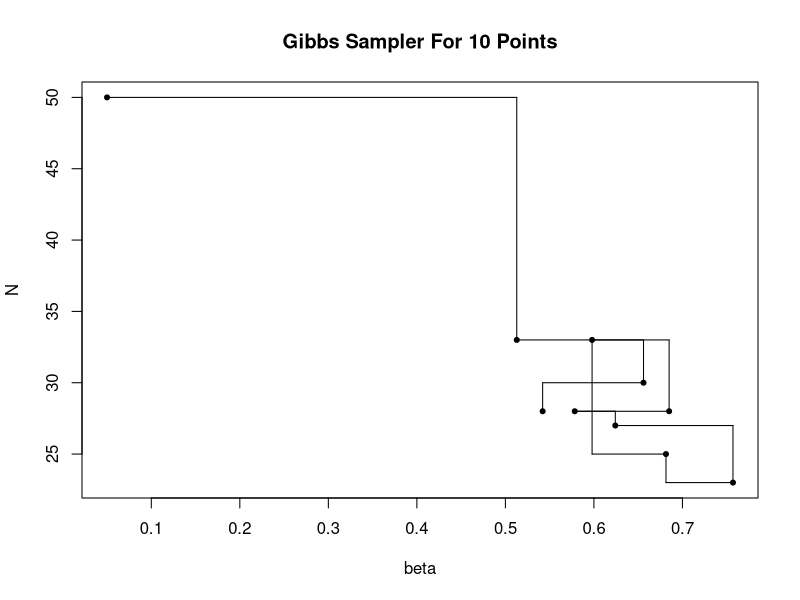
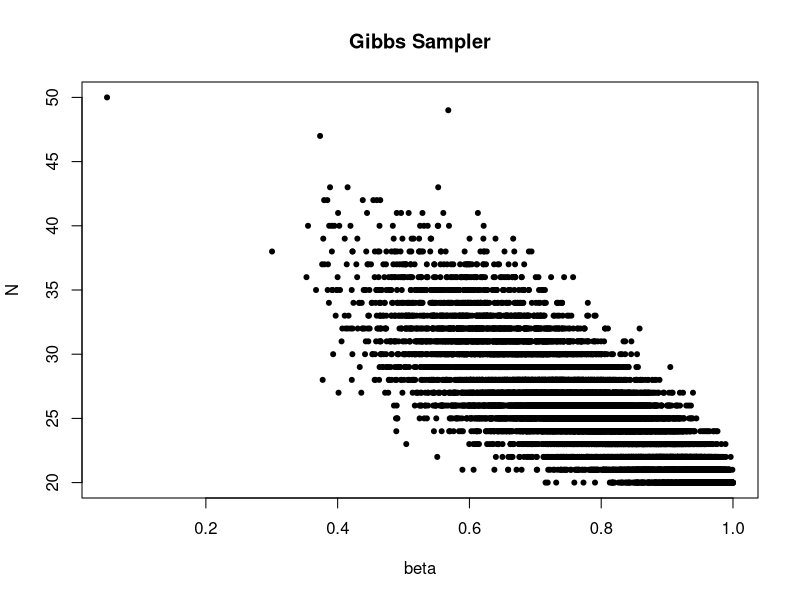

R code for these plots, in order:
## Distribution parameters ##
b = 0.05
n = 50
y = 20
lam = 25

## Gibbs Sampling ##
N = 11000
b.samp = rep(NA,N)
b.samp[1] = b
n.samp = rep(NA,N)
n.samp[1] = n

for(i in 2:N){
  b.samp[i] = rbeta(1, y+1, n.samp[i-1]-y+1)
  n.samp[i] = y + rpois(1, (1-b.samp[i])*lam)
}

## Plot for first 10 ##
png("gibb10.png")
plot(b.samp[1:10], n.samp[1:10], pch = 20, xlab = "beta", 
     ylab = "N", main = "Gibbs Sampler For 10 Points")

for(i in 1:(9)){
  lines(c(b.samp[i],b.samp[i+1]), c(n.samp[i],n.samp[i]))
  lines(c(b.samp[i+1],b.samp[i+1]), c(n.samp[i],n.samp[i+1]))
}
dev.off()

## Plot for all points ##
png("gibb.png")
plot(b.samp, n.samp, pch = 20, xlab = "beta", 
     ylab = "N", main = "Gibbs Sampler")
dev.off()

## Credible Interval ##
print(quantile(b.samp, prob = c(0.05,0.95)))

## Burn-in discard ##
n.burn = n.samp[seq(1001,11000,1)]

## Probability N=20 ##
N.20 = length(n.burn[n.burn==20])
prob = N.20/length(n.burn)
print(prob)